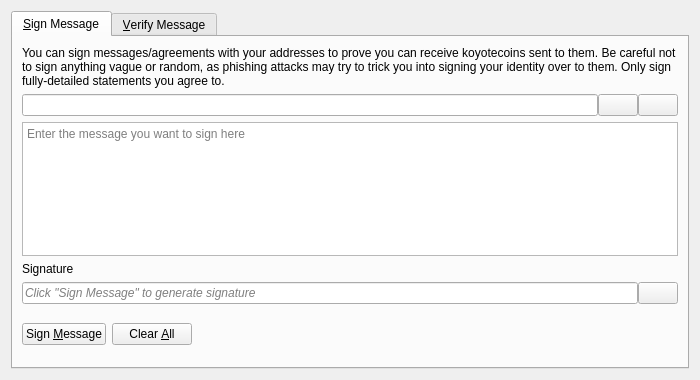
<?xml version="1.0" encoding="UTF-8"?>
<ui version="4.0">
 <class>SignVerifyMessageDialog</class>
 <widget class="QDialog" name="SignVerifyMessageDialog">
  <property name="geometry">
   <rect>
    <x>0</x>
    <y>0</y>
    <width>700</width>
    <height>380</height>
   </rect>
  </property>
  <property name="windowTitle">
   <string>Signatures - Sign / Verify a Message</string>
  </property>
  <property name="modal">
   <bool>true</bool>
  </property>
  <layout class="QVBoxLayout" name="verticalLayout">
   <item>
    <widget class="QTabWidget" name="tabWidget">
     <property name="currentIndex">
      <number>0</number>
     </property>
     <widget class="QWidget" name="tabSignMessage">
      <attribute name="title">
       <string>&amp;Sign Message</string>
      </attribute>
      <layout class="QVBoxLayout" name="verticalLayout_SM">
       <item>
        <widget class="QLabel" name="infoLabel_SM">
         <property name="text">
          <string>You can sign messages/agreements with your addresses to prove you can receive koyotecoins sent to them. Be careful not to sign anything vague or random, as phishing attacks may try to trick you into signing your identity over to them. Only sign fully-detailed statements you agree to.</string>
         </property>
         <property name="textFormat">
          <enum>Qt::PlainText</enum>
         </property>
         <property name="wordWrap">
          <bool>true</bool>
         </property>
        </widget>
       </item>
       <item>
        <layout class="QHBoxLayout" name="horizontalLayout_1_SM">
         <property name="spacing">
          <number>0</number>
         </property>
         <item>
          <widget class="QValidatedLineEdit" name="addressIn_SM">
           <property name="toolTip">
            <string>The Koyotecoin address to sign the message with</string>
           </property>
          </widget>
         </item>
         <item>
          <widget class="QPushButton" name="addressBookButton_SM">
           <property name="toolTip">
            <string>Choose previously used address</string>
           </property>
           <property name="text">
            <string/>
           </property>
           <property name="icon">
            <iconset resource="../koyotecoin.qrc">
             <normaloff>:/icons/address-book</normaloff>:/icons/address-book</iconset>
           </property>
           <property name="shortcut">
            <string>Alt+A</string>
           </property>
           <property name="autoDefault">
            <bool>false</bool>
           </property>
          </widget>
         </item>
         <item>
          <widget class="QPushButton" name="pasteButton_SM">
           <property name="toolTip">
            <string>Paste address from clipboard</string>
           </property>
           <property name="text">
            <string/>
           </property>
           <property name="icon">
            <iconset resource="../koyotecoin.qrc">
             <normaloff>:/icons/editpaste</normaloff>:/icons/editpaste</iconset>
           </property>
           <property name="shortcut">
            <string>Alt+P</string>
           </property>
           <property name="autoDefault">
            <bool>false</bool>
           </property>
          </widget>
         </item>
        </layout>
       </item>
       <item>
        <widget class="QPlainTextEdit" name="messageIn_SM">
         <property name="toolTip">
          <string>Enter the message you want to sign here</string>
         </property>
         <property name="placeholderText">
          <string>Enter the message you want to sign here</string>
         </property>
        </widget>
       </item>
       <item>
        <widget class="QLabel" name="signatureLabel_SM">
         <property name="text">
          <string>Signature</string>
         </property>
         <property name="textFormat">
          <enum>Qt::PlainText</enum>
         </property>
        </widget>
       </item>
       <item>
        <layout class="QHBoxLayout" name="horizontalLayout_2_SM">
         <property name="spacing">
          <number>0</number>
         </property>
         <item>
          <widget class="QLineEdit" name="signatureOut_SM">
           <property name="placeholderText">
            <string>Click "Sign Message" to generate signature</string>
           </property>
           <property name="font">
            <font>
             <italic>true</italic>
            </font>
           </property>
           <property name="readOnly">
            <bool>true</bool>
           </property>
          </widget>
         </item>
         <item>
          <widget class="QPushButton" name="copySignatureButton_SM">
           <property name="toolTip">
            <string>Copy the current signature to the system clipboard</string>
           </property>
           <property name="text">
            <string/>
           </property>
           <property name="icon">
            <iconset resource="../koyotecoin.qrc">
             <normaloff>:/icons/editcopy</normaloff>:/icons/editcopy</iconset>
           </property>
           <property name="autoDefault">
            <bool>false</bool>
           </property>
          </widget>
         </item>
        </layout>
       </item>
       <item>
        <layout class="QHBoxLayout" name="horizontalLayout_3_SM">
         <item>
          <widget class="QPushButton" name="signMessageButton_SM">
           <property name="toolTip">
            <string>Sign the message to prove you own this Koyotecoin address</string>
           </property>
           <property name="text">
            <string>Sign &amp;Message</string>
           </property>
           <property name="icon">
            <iconset resource="../koyotecoin.qrc">
             <normaloff>:/icons/edit</normaloff>:/icons/edit</iconset>
           </property>
           <property name="autoDefault">
            <bool>false</bool>
           </property>
          </widget>
         </item>
         <item>
          <widget class="QPushButton" name="clearButton_SM">
           <property name="toolTip">
            <string>Reset all sign message fields</string>
           </property>
           <property name="text">
            <string>Clear &amp;All</string>
           </property>
           <property name="icon">
            <iconset resource="../koyotecoin.qrc">
             <normaloff>:/icons/remove</normaloff>:/icons/remove</iconset>
           </property>
           <property name="autoDefault">
            <bool>false</bool>
           </property>
          </widget>
         </item>
         <item>
          <spacer name="horizontalSpacer_1_SM">
           <property name="orientation">
            <enum>Qt::Horizontal</enum>
           </property>
           <property name="sizeHint" stdset="0">
            <size>
             <width>40</width>
             <height>48</height>
            </size>
           </property>
          </spacer>
         </item>
         <item>
          <widget class="QLabel" name="statusLabel_SM">
           <property name="font">
            <font>
             <weight>75</weight>
             <bold>true</bold>
            </font>
           </property>
           <property name="text">
            <string/>
           </property>
           <property name="wordWrap">
            <bool>true</bool>
           </property>
          </widget>
         </item>
         <item>
          <spacer name="horizontalSpacer_2_SM">
           <property name="orientation">
            <enum>Qt::Horizontal</enum>
           </property>
           <property name="sizeHint" stdset="0">
            <size>
             <width>40</width>
             <height>48</height>
            </size>
           </property>
          </spacer>
         </item>
        </layout>
       </item>
      </layout>
     </widget>
     <widget class="QWidget" name="tabVerifyMessage">
      <attribute name="title">
       <string>&amp;Verify Message</string>
      </attribute>
      <layout class="QVBoxLayout" name="verticalLayout_VM">
       <item>
        <widget class="QLabel" name="infoLabel_VM">
         <property name="text">
          <string>Enter the receiver's address, message (ensure you copy line breaks, spaces, tabs, etc. exactly) and signature below to verify the message. Be careful not to read more into the signature than what is in the signed message itself, to avoid being tricked by a man-in-the-middle attack. Note that this only proves the signing party receives with the address, it cannot prove sendership of any transaction!</string>
         </property>
         <property name="textFormat">
          <enum>Qt::PlainText</enum>
         </property>
         <property name="alignment">
          <set>Qt::AlignLeading|Qt::AlignLeft|Qt::AlignTop</set>
         </property>
         <property name="wordWrap">
          <bool>true</bool>
         </property>
        </widget>
       </item>
       <item>
        <layout class="QHBoxLayout" name="horizontalLayout_1_VM">
         <property name="spacing">
          <number>0</number>
         </property>
         <item>
          <widget class="QValidatedLineEdit" name="addressIn_VM">
           <property name="toolTip">
            <string>The Koyotecoin address the message was signed with</string>
           </property>
          </widget>
         </item>
         <item>
          <widget class="QPushButton" name="addressBookButton_VM">
           <property name="toolTip">
            <string>Choose previously used address</string>
           </property>
           <property name="text">
            <string/>
           </property>
           <property name="icon">
            <iconset resource="../koyotecoin.qrc">
             <normaloff>:/icons/address-book</normaloff>:/icons/address-book</iconset>
           </property>
           <property name="shortcut">
            <string>Alt+A</string>
           </property>
           <property name="autoDefault">
            <bool>false</bool>
           </property>
          </widget>
         </item>
        </layout>
       </item>
       <item>
        <widget class="QPlainTextEdit" name="messageIn_VM">
          <property name="toolTip">
            <string>The signed message to verify</string>
          </property>
          <property name="placeholderText">
            <string>The signed message to verify</string>
          </property>
        </widget>
       </item>
       <item>
        <widget class="QValidatedLineEdit" name="signatureIn_VM">
          <property name="toolTip">
            <string>The signature given when the message was signed</string>
          </property>
          <property name="placeholderText">
            <string>The signature given when the message was signed</string>
          </property>
        </widget>
       </item>
       <item>
        <layout class="QHBoxLayout" name="horizontalLayout_2_VM">
         <item>
          <widget class="QPushButton" name="verifyMessageButton_VM">
           <property name="toolTip">
            <string>Verify the message to ensure it was signed with the specified Koyotecoin address</string>
           </property>
           <property name="text">
            <string>Verify &amp;Message</string>
           </property>
           <property name="icon">
            <iconset resource="../koyotecoin.qrc">
             <normaloff>:/icons/transaction_0</normaloff>:/icons/transaction_0</iconset>
           </property>
           <property name="autoDefault">
            <bool>false</bool>
           </property>
          </widget>
         </item>
         <item>
          <widget class="QPushButton" name="clearButton_VM">
           <property name="toolTip">
            <string>Reset all verify message fields</string>
           </property>
           <property name="text">
            <string>Clear &amp;All</string>
           </property>
           <property name="icon">
            <iconset resource="../koyotecoin.qrc">
             <normaloff>:/icons/remove</normaloff>:/icons/remove</iconset>
           </property>
           <property name="autoDefault">
            <bool>false</bool>
           </property>
          </widget>
         </item>
         <item>
          <spacer name="horizontalSpacer_1_VM">
           <property name="orientation">
            <enum>Qt::Horizontal</enum>
           </property>
           <property name="sizeHint" stdset="0">
            <size>
             <width>40</width>
             <height>48</height>
            </size>
           </property>
          </spacer>
         </item>
         <item>
          <widget class="QLabel" name="statusLabel_VM">
           <property name="font">
            <font>
             <weight>75</weight>
             <bold>true</bold>
            </font>
           </property>
           <property name="text">
            <string/>
           </property>
           <property name="wordWrap">
            <bool>true</bool>
           </property>
          </widget>
         </item>
         <item>
          <spacer name="horizontalSpacer_2_VM">
           <property name="orientation">
            <enum>Qt::Horizontal</enum>
           </property>
           <property name="sizeHint" stdset="0">
            <size>
             <width>40</width>
             <height>48</height>
            </size>
           </property>
          </spacer>
         </item>
        </layout>
       </item>
      </layout>
     </widget>
    </widget>
   </item>
  </layout>
 </widget>
 <customwidgets>
  <customwidget>
   <class>QValidatedLineEdit</class>
   <extends>QLineEdit</extends>
   <header>qt/qvalidatedlineedit.h</header>
  </customwidget>
 </customwidgets>
 <resources>
  <include location="../koyotecoin.qrc"/>
 </resources>
 <connections/>
</ui>
